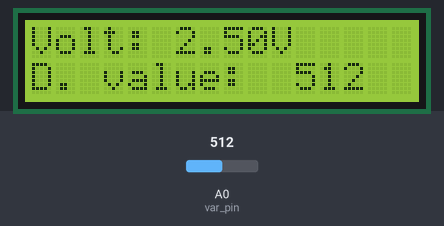
A sketch run on a simulated Arduino Uno, built with avr-gcc and run on an emulated ATmega328P. Shown: 16×2 character LCD. The inputs (shaded band) are chosen by the test bench; at power-on: A0 (var_pin) = 512.

Above: at 1.2 s.
1.3 s: A0 (var_pin) set to 716
At 1.7 s:
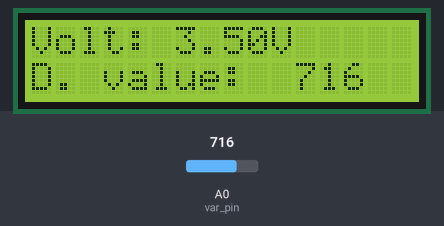
2.8 s: A0 (var_pin) set to 900
At 4.0 s:
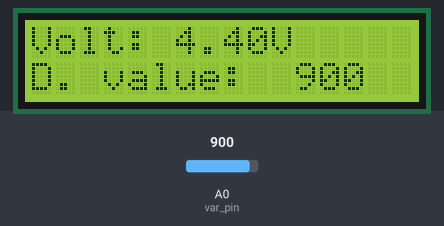
4.3 s: A0 (var_pin) set to 1023
At 5.2 s:
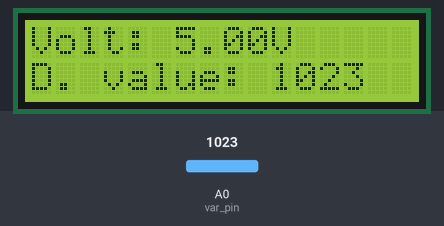
Timing chart, 0 to 7.3 s (numbered marks = the images above; inputs shaded):
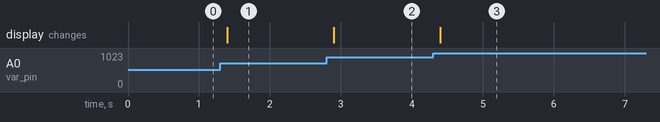

Measured:
- after the input at 1.3 s, the display: changes after 0.10 s (image 1)
- after the input at 2.8 s, the display: changes after 0.10 s (image 2)
- after the input at 4.3 s, the display: changes after 0.10 s (image 3)

The sketch:

app.ino
```cpp
#include <SimpleTimer.h>
#include <LiquidCrystal_I2C.h>

SimpleTimer timer;
const int var_pin = A0;

LiquidCrystal_I2C myLCD(0x27, 16, 2);

void check() {
    int digital_val;
    float ff;
    digital_val = analogRead(var_pin);
    ff = (float)digital_val / 1023. * 5.0;

    // LCD로 출력
    // 출력 모양
    // Volt: 4.3V
    // D. value: 805
    // 아두이노 문자열 클래스 : String
    // myLCD.clear();

    char msg[17];

    String buf = "Volt: ";  // String buf = "Volt: " + ff + "V"; --> error
    buf = buf + ff + "V";
    sprintf(msg, "%-16s", buf.c_str());
    // sprintf(msg, "Volt: %fV", ff);   이거는 안됨, sprintf는 float 지원 안함.
    myLCD.setCursor(0, 0);
    // myLCD.print(buf.c_str());
    myLCD.print(msg);

    // buf = "D. value: "; // String buf = "D. value: " + digital_val; --> error
    // buf = buf + digital_val;
    // sprintf(msg, "%16s", buf.c_str());
    sprintf(msg, "D. value: %4d", digital_val);
    myLCD.setCursor(0, 1);
    // myLCD.print(buf.c_str());
    myLCD.print(msg);
}

void setup() {
    Serial.begin(9600);
    myLCD.begin();
    timer.setInterval(100, check);
}

void loop() {
    timer.run();
}
```
